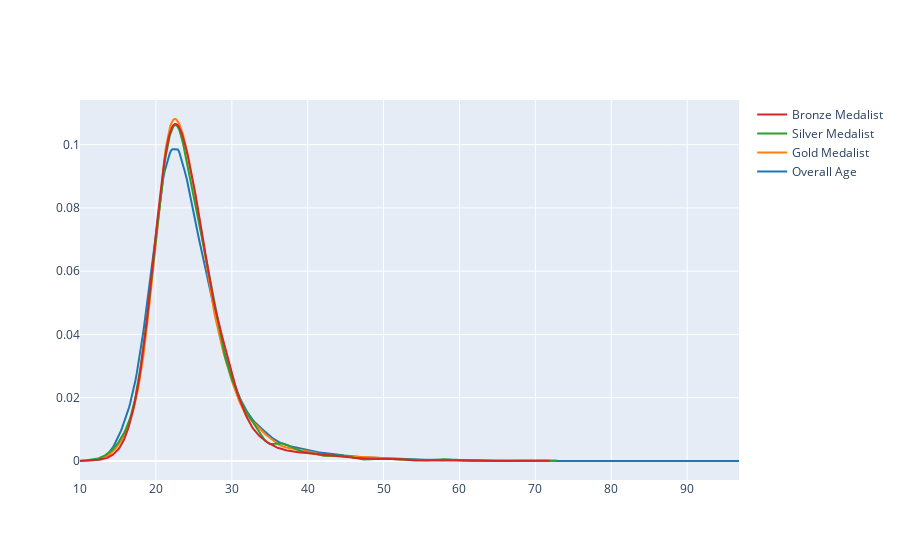

The cell this chart's notebook holds for it:
### Code cell
# This is the probability density function!!
fig=ff.create_distplot([x1,x2,x3,x4],['Overall Age' , 'Gold Medalist','Silver Medalist','Bronze Medalist'],show_hist=False,show_rug=False)
fig.show()

### Figure 1 — Plotly figure (JSON) as saved in the notebook; plotly's stock layout.template omitted (floating-point values rounded to 4 significant figures; data arrays with more than 128 entries replaced by an {"elided": "..."} marker saying what was removed)
{"data": [{"legendgroup": "Overall Age", "marker": {"color": "rgb(31, 119, 180)"}, "mode": "lines", "name": "Overall Age", "showlegend": true, "type": "scatter", "x": {"elided": "500 float values"}, "xaxis": "x", "y": {"elided": "500 float values"}, "yaxis": "y"}, {"legendgroup": "Gold Medalist", "marker": {"color": "rgb(255, 127, 14)"}, "mode": "lines", "name": "Gold Medalist", "showlegend": true, "type": "scatter", "x": {"elided": "500 float values"}, "xaxis": "x", "y": {"elided": "500 float values"}, "yaxis": "y"}, {"legendgroup": "Silver Medalist", "marker": {"color": "rgb(44, 160, 44)"}, "mode": "lines", "name": "Silver Medalist", "showlegend": true, "type": "scatter", "x": {"elided": "500 float values"}, "xaxis": "x", "y": {"elided": "500 float values"}, "yaxis": "y"}, {"legendgroup": "Bronze Medalist", "marker": {"color": "rgb(214, 39, 40)"}, "mode": "lines", "name": "Bronze Medalist", "showlegend": true, "type": "scatter", "x": {"elided": "500 float values"}, "xaxis": "x", "y": {"elided": "500 float values"}, "yaxis": "y"}], "layout": {"barmode": "overlay", "hovermode": "closest", "legend": {"traceorder": "reversed"}, "xaxis": {"anchor": "y2", "domain": [0, 1], "zeroline": false}, "yaxis": {"anchor": "free", "domain": [0, 1], "position": 0}}}
